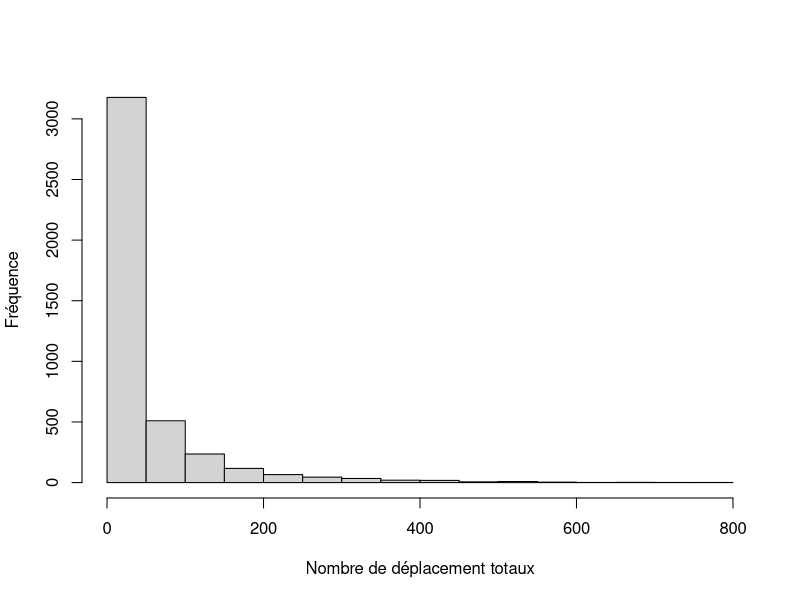
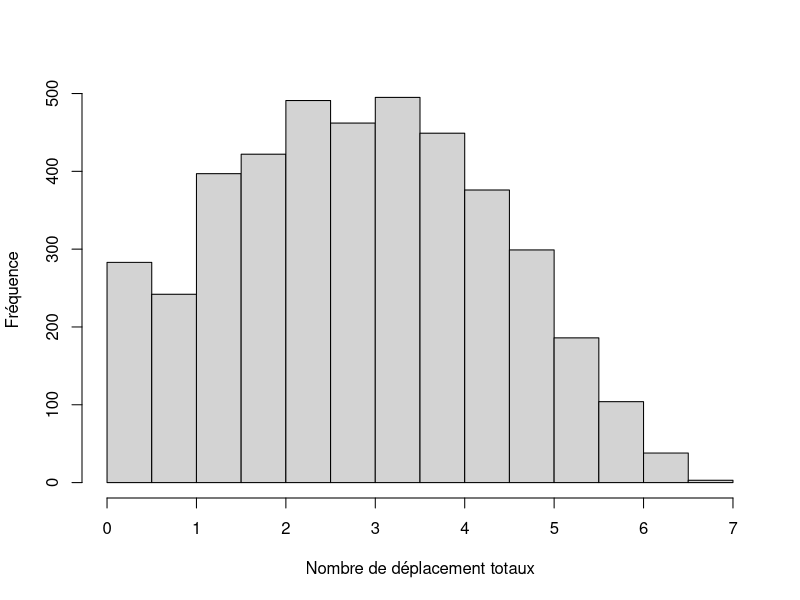
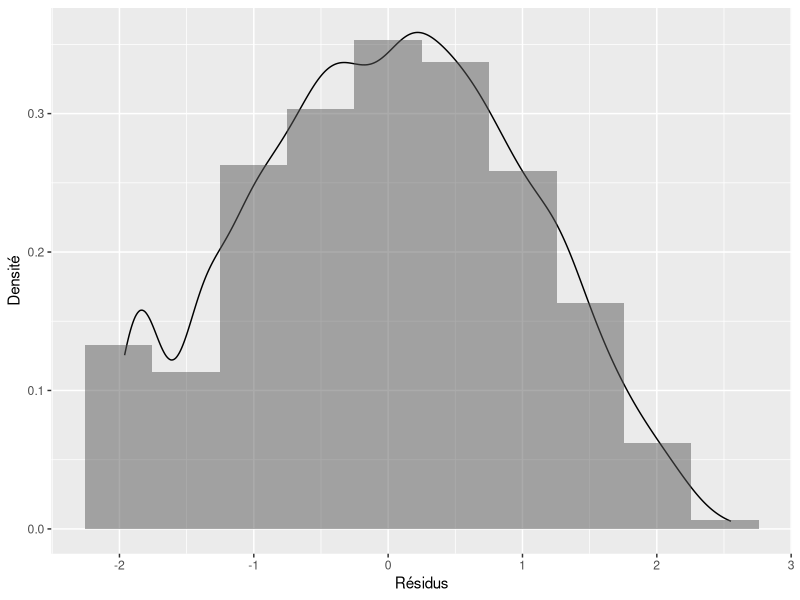
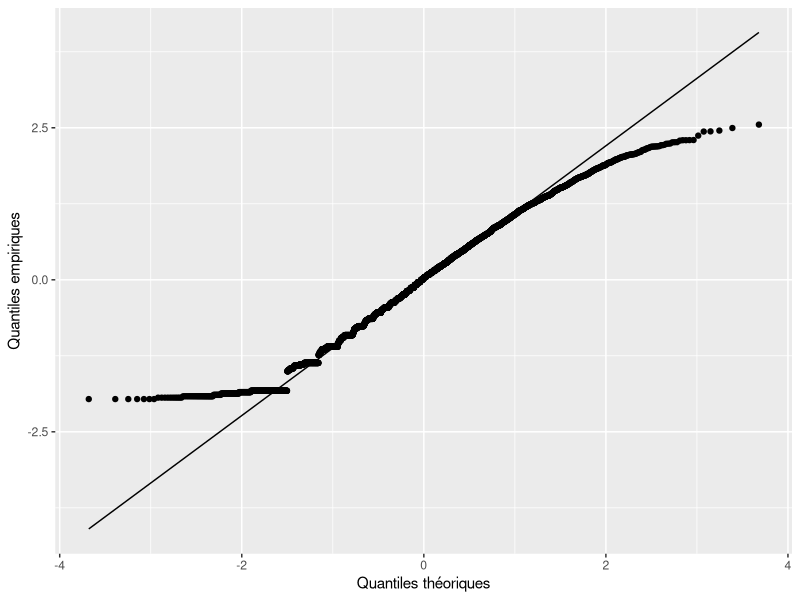
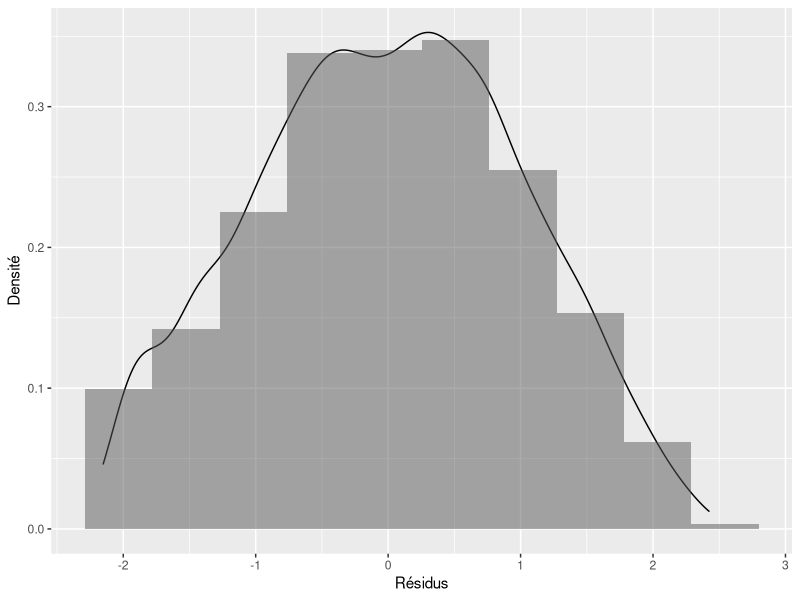
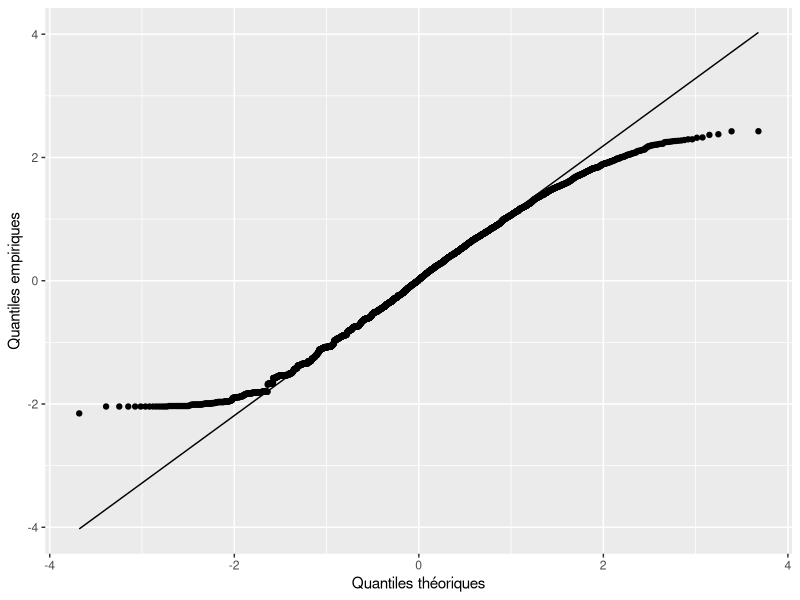
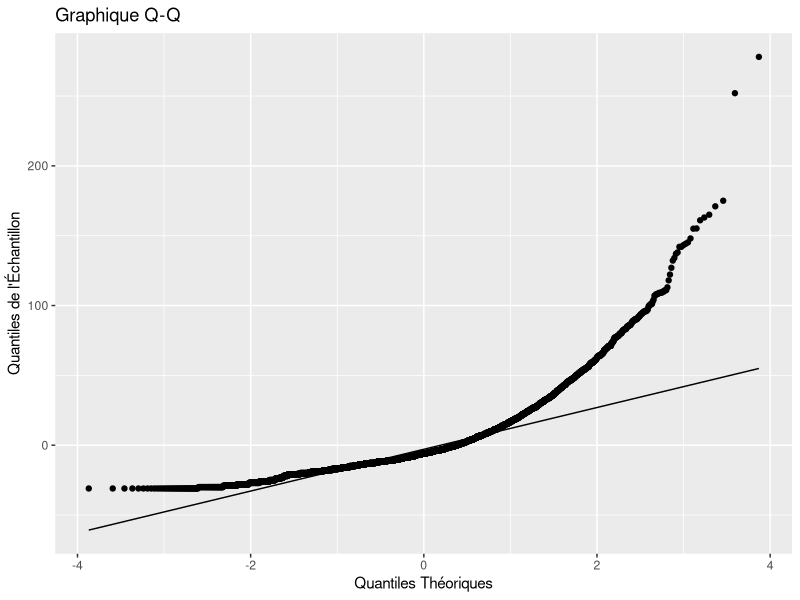

These figures' R source, in order:
## ---- chunk 1
knitr::opts_chunk$set(echo = FALSE,message = FALSE,warning = FALSE,error = FALSE)
## ---- chunk 2
library(tidyverse)
library(readxl)
## ---- chunk 3
dat = read.csv("bixifull.csv")
## ---- chunk 4
festivals <- data.frame(
  Start_Date = as.Date(c("2021-05-10", "2021-05-22", "2021-05-27", "2021-06-06", "2021-06-07",
                         "2021-06-07", "2021-06-07", "2021-06-11", "2021-06-13", "2021-06-14",
                         "2021-06-20", "2021-06-26", "2021-06-27", "2021-06-29", "2021-07-04",
                         "2021-07-05", "2021-07-06", "2021-07-09", "2021-07-10",
                         "2021-07-11", "2021-07-11", "2021-07-22", "2021-07-27", "2021-07-28",
                         "2021-08-02", "2021-08-06", "2021-08-07", "2021-08-08", "2021-08-09",
                         "2021-08-09", "2021-08-19", "2021-08-20", "2021-08-29", "2021-08-30")),
  End_Date = as.Date(c("2021-05-17", "2021-06-04", "2021-06-16", "2021-06-16", "2021-06-09",
                       "2021-06-16", "2021-06-09", "2021-06-16", "2021-06-16", "2021-06-22",
                       "2021-06-23", "2021-06-30", "2021-07-06", "2021-07-27", "2021-07-14",
                       "2021-07-07", "2021-07-06", "2021-07-14", "2021-07-21", "2021-07-28",
                       "2021-07-27", "2021-08-01", "2021-07-28", "2021-07-28", "2021-08-04",
                       "2021-08-14", "2021-08-11", "2021-08-18", "2021-08-10", "2021-08-18",
                       "2021-08-24", "2021-08-25", "2021-09-02", "2021-09-02"))
)

dates <- festivals %>%
  rowwise() %>%
  mutate(Date = list(seq(Start_Date, End_Date, by = "day"))) %>%
  unnest(Date)

result_df <- dates %>%
  group_by(Date) %>%
  summarize(festival = n())

dat$Date <- as.Date(paste("2021", dat$mm, dat$dd, sep = "-"))

dat <- dat %>%
  left_join(result_df, by = "Date")

dat$festival[is.na(dat$festival)] = 0
## ---- chunk 5
dat = dat %>% mutate(rain_bin = ifelse(rain == 0, 0, 1)) %>% select(-X)
## ---- chunk 6
dat = dat %>% mutate(wkend = ifelse(wday == "Saturday" | wday == "Sunday",1,0))
col = c("mm", "dd", "mem", "arrond")
dat[col] = lapply(dat[col], factor)
## ---- chunk 7
var_mean= c("holiday", "temp", "rain", "festival", "rain_bin", "wkend")
var_sum = c("dur", "rev", "n_tot", "n_AM", "n_PM", "avg")

dat_mod = dat %>% select(-station, -name, -wday, -Date) %>% 
  group_by(mem, mm, dd, arrond) %>%
  summarise(across(all_of(var_mean), ~mean(., na.rm = TRUE)),
            across(all_of(var_sum), ~sum(., na.rm = TRUE))) # Sert à compiler les données selon les arrondissements par jour. On se débarasse ainsi des variables station. Cela fait qu'on peut analyser les données par arrondissement plutot que par station.

dat_mod = as.data.frame(dat_mod)

col = c("holiday", "wkend", "rain_bin")
dat_mod[col] = lapply(dat_mod[col], factor)
## ---- chunk 8
hist(dat_mod$n_tot, 
     ylab = "Fréquence", 
     xlab = "Nombre de déplacement totaux",
     main = "")
## ---- chunk 9
dat_mod = dat_mod %>% mutate(n_tot_mod = log(n_tot))
hist(dat_mod$n_tot_mo, 
     ylab = "Fréquence", 
     xlab = "Nombre de déplacement totaux",
     main = "")
## ---- chunk 10
#get data
data_parc <- read.csv("espace_vert.csv")
data_es <- read.csv("terrain_sport_ext.csv")
data_lc <- read_excel("lieuxculturels.xls")


#Parcs
nb_arrond_parc <- (table(data_parc$GESTION))
dat_nb_parc <- data.frame(arrond = names(nb_arrond_parc), nb_parc = as.numeric(nb_arrond_parc))
dat_parc <- dat %>%
  select(dur, n_tot, rev, arrond) %>% 
  group_by(arrond) %>%
  summarise(dur = (sum(dur)))
dat_nb_parc$arrond <- tolower(gsub("\\s+", "", dat_nb_parc$arrond))
dat_nb_parc$arrond<-gsub("-", "", dat_nb_parc$arrond)
dat_parc$arrond <- tolower(gsub("\\s+", "", dat_parc$arrond))
dat_parc$arrond<-gsub("-", "", dat_parc$arrond)

df_parc <- merge(dat_parc, dat_nb_parc, by = "arrond", all.x = TRUE)
df_parc$nb_parc <- ifelse(is.na(df_parc$nb_parc), 0, df_parc$nb_parc)

#Espaces sportifs
nb_arrond_es <- table(data_es$ARROND)
dat_nb_es <- data.frame(arrond = names(nb_arrond_es), nb_es = as.numeric(nb_arrond_es))
dat_nb_es$arrond <- tolower(gsub("\\s+", "", dat_nb_es$arrond))
dat_nb_es$arrond<-gsub("-", "", dat_nb_es$arrond)

dat_es <- dat_parc
df_es <- merge(dat_es, dat_nb_es, by = "arrond", all.x = TRUE)

#Lieux culturels
nb_arrond_lc <- table(data_lc$Arrondissement)
dat_nb_lc <- data.frame(arrond = names(nb_arrond_lc), nb_lc = as.numeric(nb_arrond_lc))
dat_nb_lc$arrond <- tolower(gsub("\\s+", "", dat_nb_lc$arrond))
dat_nb_lc$arrond<-gsub("-", "", dat_nb_lc$arrond)
dat_nb_lc$arrond <- gsub("[-–]", "", dat_nb_lc$arrond)

dat_lc <- dat_parc
df_lc <- merge(dat_lc, dat_nb_lc, by = "arrond", all.x = TRUE)


#Modèles vs rev
df_parc_es <- merge(df_parc, dat_nb_es, by = "arrond", all.x = TRUE)
df_parc_es_lc <- merge(df_parc_es, dat_nb_lc, by = "arrond", all.x = TRUE)
df_parc_es_lc <- replace(df_parc_es_lc, is.na(df_parc_es_lc), 0)

modele4 = lm(dur~nb_parc + nb_es + nb_lc, data = df_parc_es_lc)

## ---- chunk 11
mod_fest_1 = lm(n_tot_mod ~ festival, data = dat_mod)
summary(mod_fest_1)
## ---- chunk 12
resid <- rstudent(mod_fest_1)
fitted <- mod_fest_1$fitted.values
res.dat <- cbind(dat_mod, fitted, resid)
ggplot(data = res.dat, mapping = aes(x = resid)) + geom_density() +
geom_histogram(aes(y = ..density..), bins = 10, alpha = 0.5) +
xlab("Résidus") +
ylab("Densité")
## ---- chunk 13
ggplot(data = res.dat, mapping = aes(sample = resid)) + stat_qq(distribution = qt,
dparams = mod_fest_1$df.residua) + stat_qq_line(distribution = qt,
dparams = mod_fest_1$df.residual) + labs(x = "Quantiles théoriques",
y = "Quantiles empiriques")
## ---- chunk 14
mod_fest_2 = lm(n_tot_mod ~ festival + mm + holiday + wkend, data = dat_mod)
summary(mod_fest_2)
## ---- chunk 15
resid <- rstudent(mod_fest_2)
fitted <- mod_fest_1$fitted.values
res.dat <- cbind(dat_mod, fitted, resid)
ggplot(data = res.dat, mapping = aes(x = resid)) + geom_density() +
geom_histogram(aes(y = ..density..), bins = 10, alpha = 0.5) +
xlab("Résidus") +
ylab("Densité")
## ---- chunk 16
ggplot(data = res.dat, mapping = aes(sample = resid)) + stat_qq(distribution = qt,
dparams = mod_fest_2$df.residua) + stat_qq_line(distribution = qt,
dparams = mod_fest_2$df.residual) + labs(x = "Quantiles théoriques",
y = "Quantiles empiriques")
## ---- chunk 17
mod_fest_3 = lm(n_tot_mod ~ festival*holiday +festival*wkend +festival + mm + holiday + wkend, data = dat_mod)
summary(mod_fest_3)
## ---- chunk 18
mod_fest_4 = lm(n_tot_mod ~ festival + mm + holiday + wkend, data = dat_mod[dat_mod$mem == 0,])
summary(mod_fest_4)
## ---- chunk 19
library(stringr)
dat_pop <- read.csv("pop_arrondissement.csv")

dat_pop$Superficie <- gsub(",", ".", dat_pop$Superficie)
dat_pop$Superficie <- as.numeric(dat_pop$Superficie)

dat_pop$Population.2021. <- str_replace_all(dat_pop$Population.2021., "\\s", "")
dat_pop$Population.2021. <- as.numeric(dat_pop$Population.2021.)


dat_pop <- dat_pop %>% 
  rename(
    arrond = Nom,
    superficie = Superficie,
    population_2021 = Population.2021.
  )
dat_pop$density <- dat_pop$population_2021/dat_pop$superficie

dat$arrond <- str_replace_all(dat$arrond, " - ", "-")

arrond = c(
    "Villeray-Saint-Michel-Parc-Extension",
    "Ville-Marie",
    "Verdun",
    "Saint-Léonard",
    "Saint-Laurent",
    "Rosemont-La Petite-Patrie",
    "Rivière-des-Prairies-Pointe-aux-Trembles",
    "Pierrefonds-Roxboro",
    "Outremont",
    "Montréal-Nord",
    "Mercier-Hochelaga-Maisonneuve",
    "L'Île-Bizard–Sainte-Geneviève",
    "Le Sud-Ouest",
    "Le Plateau-Mont-Royal",
    "LaSalle",
    "Lachine",
    "Côte-des-Neiges-Notre-Dame-de-Grâce",
    "Anjou",
    "Ahuntsic-Cartierville",
    "Westmount",
    "Mont-Royal",
    "Laval",
    "Longueuil"
  )
dat_pop$arrond <- arrond

dat<- dat %>% left_join(dat_pop)

unique(dat$arrond[is.na(dat$population_2021)])

## ---- chunk 20

model_density <- lm(n_tot~density ,dat )

summary(model_density)
## ---- chunk 21


residuals <- residuals(model_density)


ggplot(data.frame(Résidus = residuals), aes(sample = Résidus)) +
  stat_qq() +
  stat_qq_line() +
  xlab("Quantiles Théoriques") +
  ylab("Quantiles de l'Échantillon") +
  ggtitle("Graphique Q-Q")



